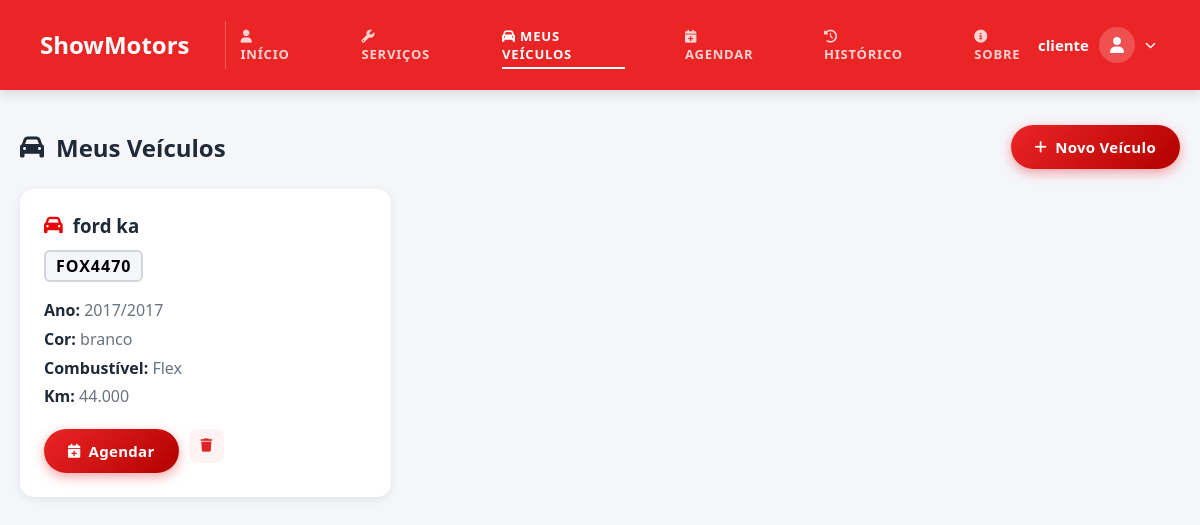
The page /site_showmotors_v19.10.2026/meus_veiculos.php (signed in) on the database its author committed.
### tables this page shows
CREATE TABLE IF NOT EXISTS `carro` (
  `id_carro` int(11) NOT NULL AUTO_INCREMENT,
  `id_usuario` int(11) NOT NULL,
  `marca` varchar(15) NOT NULL,
  `modelo` varchar(50) NOT NULL,
  `num_chassi` varchar(17) DEFAULT NULL,
  `ano_fabricacao` year(4) NOT NULL,
  `ano_modelo` year(4) NOT NULL,
  `cor` varchar(10) DEFAULT NULL,
  `placa` varchar(8) NOT NULL,
  `tipo_combustivel` varchar(20) DEFAULT NULL,
  `qtdd_portas` int(11) DEFAULT NULL,
  `nivel_tanque` varchar(12) DEFAULT NULL,
  `km_rodados` int(11) DEFAULT NULL,
  `direcao` varchar(15) DEFAULT NULL,
  `ar` varchar(15) DEFAULT NULL,
  `motor` varchar(30) DEFAULT NULL,
  PRIMARY KEY (`id_carro`),
  KEY `id_usuario` (`id_usuario`)
);

### site_showmotors_v19.10.2026/meus_veiculos.php (the view, shortened to what this page needs)
<?php
include("conexao.php");
$idUsuario = (int) $_SESSION['id_usuario'];
$stmt = $conn->prepare(
    "SELECT id_carro, marca, modelo, placa, ano_fabricacao, ano_modelo, cor, tipo_combustivel, km_rodados
     FROM carro WHERE id_usuario = ? ORDER BY marca, modelo"
);
$stmt->bind_param("i", $idUsuario);
$stmt->execute();
$veiculos = $stmt->get_result();
?>
<!DOCTYPE html>
<html lang="pt-BR">
<head>
    <link rel="stylesheet" href="css/estilizacao.css">
    <link rel="stylesheet" href="css/cliente.css">
    <link rel="stylesheet" href="https://cdnjs.cloudflare.com/ajax/libs/font-awesome/6.5.2/css/all.min.css">
</head>
<body>
    <header class="topo">
        <div class="lado-esquerdo">
            <h1 class="titulo">ShowMotors</h1>
            <?php include("menu.php"); ?>
        </div>
        <?php include("menu_usuario.php"); ?>
    </header>
    <main class="conteudo">
        <div class="cabecalho-secao">
            <h2>
                <i class="fa-solid fa-car"></i>
                Meus Veículos
            </h2>
            <button type="button" class="botao-padrao" id="btn-abrir-modal-veiculo">
                <i class="fa-solid fa-plus"></i>
                Novo Veículo
            </button>
        </div>
        <?php if ($veiculos->num_rows == 0): ?>
            <div class="aviso-vazio">
                <i class="fa-solid fa-car-side"></i>
                <p>Você ainda não cadastrou nenhum veículo. Cadastre um para poder agendar serviços.</p>
            </div>
        <?php else: ?>
            <div class="grade-veiculos">
                <?php while ($v = $veiculos->fetch_assoc()): ?>
                    <div class="card-veiculo">
                        <h3>
                            <i class="fa-solid fa-car"></i>
                            <?= htmlspecialchars($v['marca'] . ' ' . $v['modelo']) ?>
                        </h3>
                        <span class="placa-veiculo"><?= htmlspecialchars($v['placa']) ?></span>
                        <ul class="detalhes-veiculo">
                            <li><strong>Ano:</strong> <?= (int) $v['ano_fabricacao'] ?>/<?= (int) $v['ano_modelo'] ?></li>
                            <?php if (!empty($v['cor'])): ?>
                                <li><strong>Cor:</strong> <?= htmlspecialchars($v['cor']) ?></li>
                            <?php endif; ?>
                            <?php if (!empty($v['tipo_combustivel'])): ?>
                                <li><strong>Combustível:</strong> <?= htmlspecialchars($v['tipo_combustivel']) ?></li>
                            <?php endif; ?>
                            <?php if ($v['km_rodados'] !== null): ?>
                                <li><strong>Km:</strong> <?= number_format($v['km_rodados'], 0, ',', '.') ?></li>
                            <?php endif; ?>
                        </ul>
                        <div class="acoes-servico">
                            <a class="botao-padrao" href="agendar.php?carro=<?= (int) $v['id_carro'] ?>">
                                <i class="fa-solid fa-calendar-plus"></i>
                                Agendar
                            </a>
                            <form method="POST" class="form-excluir-veiculo">
                                <button type="submit" class="btn-excluir"
                                    data-nome="<?= htmlspecialchars($v['marca'] . ' ' . $v['modelo'] . ' (' . $v['placa'] . ')', ENT_QUOTES) ?>">
                                    <i class="fa-solid fa-trash"></i>
                                </button>
                            </form>
                        </div>
                    </div>
                <?php endwhile; ?>
            </div>
        <?php endif; ?>
    </main>
</body>
</html>

### site_showmotors_v19.10.2026/css/estilizacao.css (style rules this page uses)
* { margin: 0; padding: 0; box-sizing: border-box; font-family: "Segoe UI", sans-serif; }
body { background: #f5f6fa; margin: 0; min-height: 100vh; }
.topo { height: 90px; background: #eb2525; color: white; display: flex; justify-content: space-between; align-items: center; padding: 0 40px; box-shadow: 0 3px 12px rgba(0, 0, 0, 0.15); }
.lado-esquerdo { display: flex; align-items: center; gap: 20px; }
.titulo { font-size: 24px; font-weight: 700; line-height: 1; }
.conteudo { max-width: 1250px; margin: 35px auto; padding: 0 20px; }
.cabecalho-secao { display: flex; justify-content: space-between; align-items: center; margin-bottom: 20px; }
.cabecalho-secao h2 { color: #1f2937; display: flex; align-items: center; gap: 12px; }
.botao-padrao { border: none; background: linear-gradient(135deg, #eb2525, #b30000); color: white; padding: 12px 24px; border-radius: 999px; display: inline-flex; align-items: center; gap: 8px; font-size: 15px; font-weight: 700; letter-spacing: 0.3px; text-decoration: none; cursor: pointer; box-shadow: 0 4px 12px rgba(235, 4, 4, 0.35); }
.botao-padrao i { font-size: 14px; }
.acoes-servico { display: flex; gap: 10px; }
.btn-editar, .btn-preco, .btn-excluir { border: none; cursor: pointer; border-radius: 8px; padding: 10px 12px; display: flex; align-items: center; gap: 6px; }
.btn-excluir { background: #fef2f2; color: #dc2626; }

### site_showmotors_v19.10.2026/css/cliente.css (style rules this page uses)
.grade-veiculos { display: grid; grid-template-columns: repeat(3, 1fr); gap: 24px; }
.card-veiculo { background: white; border-radius: 14px; padding: 24px; box-shadow: 0 2px 10px rgba(0, 0, 0, 0.08); }
.card-veiculo h3 { display: flex; align-items: center; gap: 10px; margin-bottom: 6px; color: #1f2937; }
.card-veiculo h3 i { color: #eb0404; }
.placa-veiculo { display: inline-block; background: #f5f6fa; border: 2px solid #d1d5db; border-radius: 6px; padding: 3px 10px; margin: 6px 0 14px; font-weight: 700; letter-spacing: 1px; }
.detalhes-veiculo { list-style: none; color: #6b7280; line-height: 1.8; margin-bottom: 18px; }
.detalhes-veiculo strong { color: #1f2937; }

### rows shown on the page
carro: marca+modelo "ford ka", placa "FOX4470", ano_fabricacao "2017", ano_modelo "2017", cor "branco", tipo_combustivel "Flex", km_rodados "44.000"

### other values the page prints
$texto "INÍCIO"
$texto "SERVIÇOS"
$texto "MEUS VEÍCULOS"
$texto "AGENDAR"
$texto "HISTÓRICO"
$texto "SOBRE"
$_SESSION['usuario'] "cliente"
